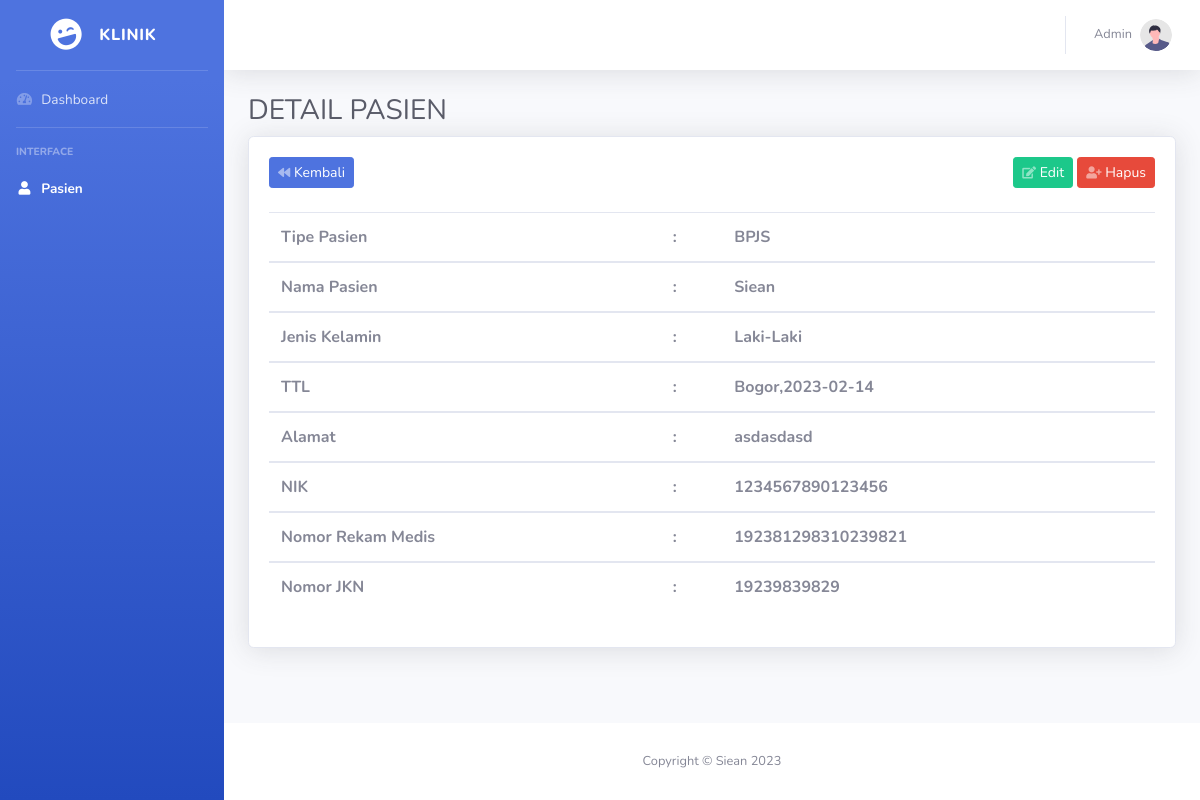
Page /admin/detail.php?id=9 (signed in) on the committed database.
### tables this page shows
CREATE TABLE IF NOT EXISTS `pasien` (
  `id_pasien` int(255) NOT NULL AUTO_INCREMENT,
  `tipe_pasien` varchar(255) NOT NULL,
  `nama` varchar(255) DEFAULT NULL,
  `jenis_kelamin` varchar(255) DEFAULT NULL,
  `tempat` varchar(255) DEFAULT NULL,
  `tanggal_lahir` date NOT NULL,
  `alamat` text DEFAULT NULL,
  `nik` bigint(20) DEFAULT NULL,
  `nomor_rm` bigint(20) DEFAULT NULL,
  `nomor_jkn` bigint(20) DEFAULT NULL,
  PRIMARY KEY (`id_pasien`)
);

### admin/detail.php (the view)
    <?php include '../header.php'; ?>
    <?php
    include_once("../config.php");
    $id = $_GET['id'];
    $result = mysqli_query($conn,"SELECT * FROM pasien WHERE id_pasien = $id");
    ?>
    <div class="container-fluid">
        <h1 class="h3 mb-2 text-gray-800">DETAIL PASIEN</h1>
        <div class="card shadow mb-4">
            <div class="card-body">
                <div class="row">
                    <div class="col">
                        <div class="text-left mb-4">
                            <a href='tables.php' class="d-none d-sm-inline-block btn btn-sm btn-primary"><i
                                class="fas fa-backward fa-sm text-white-50"></i> Kembali</a>
                        </div>
                    </div>
                    <div class="col">
                        <div class="text-right mb-4">
                            <a href='edit_data.php?id=$data_pasien[id_pasien]' class="d-none d-sm-inline-block btn btn-sm btn-success"><i class="fas fa-edit fa-sm text-white-50"></i> Edit</a>
                            <a data-toggle='modal' data-target='#hapusModal' href='delete.php?id=$data_pasien[id_pasien]' class="d-none d-sm-inline-block btn btn-sm btn-danger"><i
                                class="fas fa-user-plus fa-sm text-white-50"></i> Hapus</a>
                        </div>
                    </div>
                </div>
                <div class="table-responsive">
                    <table class="table" width="100%" cellspacing="0">
                        <?php
                        while($data_pasien=mysqli_fetch_array($result)){
                            if($data_pasien['tipe_pasien']=='u'){
                                $tipe_pasien = "UMUM";
                            }else{
                                $tipe_pasien = "BPJS";
                            }
                            if($data_pasien['jenis_kelamin']=='L'){
                                $jenis_kelamin = "Laki-Laki";
                            }else{
                                $jenis_kelamin = "Perempuan";
                            }
                            echo "
                                <tbody>
                                    <th>Tipe Pasien</th>
                                    <th>:</th>
                                    <th>$tipe_pasien</th>
                                </tbody>
                                <tbody>
                                    <th>Nama Pasien</th>
                                    <th>:</th>
                                    <th>".$data_pasien['nama']."</th>
                                </tbody>
                                <tbody>
                                    <th>Jenis Kelamin</th>
                                    <th>:</th>
                                    <th>$jenis_kelamin</th>
                                </tbody>
                                <tbody>
                                    <th>TTL</th>
                                    <th>:</th>
                                    <th>".$data_pasien['tempat'].",".$data_pasien['tanggal_lahir']."</th>
                                </tbody>
                                <tbody>
                                    <th>Alamat</th>
                                    <th>:</th>
                                    <th>".$data_pasien['alamat']."</th>
                                </tbody>
                                <tbody>
                                    <th>NIK</th>
                                    <th>:</th>
                                    <th>".$data_pasien['nik']."</th>
                                </tbody>
                                <tbody>
                                    <th>Nomor Rekam Medis</th>
                                    <th>:</th>
                                    <th>".$data_pasien['nomor_rm']."</th>
                                </tbody>
                                <tbody>
                                    <th>Nomor JKN</th>
                                    <th>:</th>
                                    <th>".$data_pasien['nomor_jkn']."</th>
                                </tbody>
                            ";
                        }
                        ?>
                    </table>
                </div>
            </div>
        </div>
    </div>
</div>
<?php include '../footer.php'; ?>

### rows in the picture
pasien: tipe_pasien "BPJS", nama "Siean", jenis_kelamin "Laki-Laki", tempat "Bogor", tanggal_lahir "2023-02-14", alamat "asdasdasd", nik "1234567890123456", nomor_rm "192381298310239821", nomor_jkn "19239839829"
